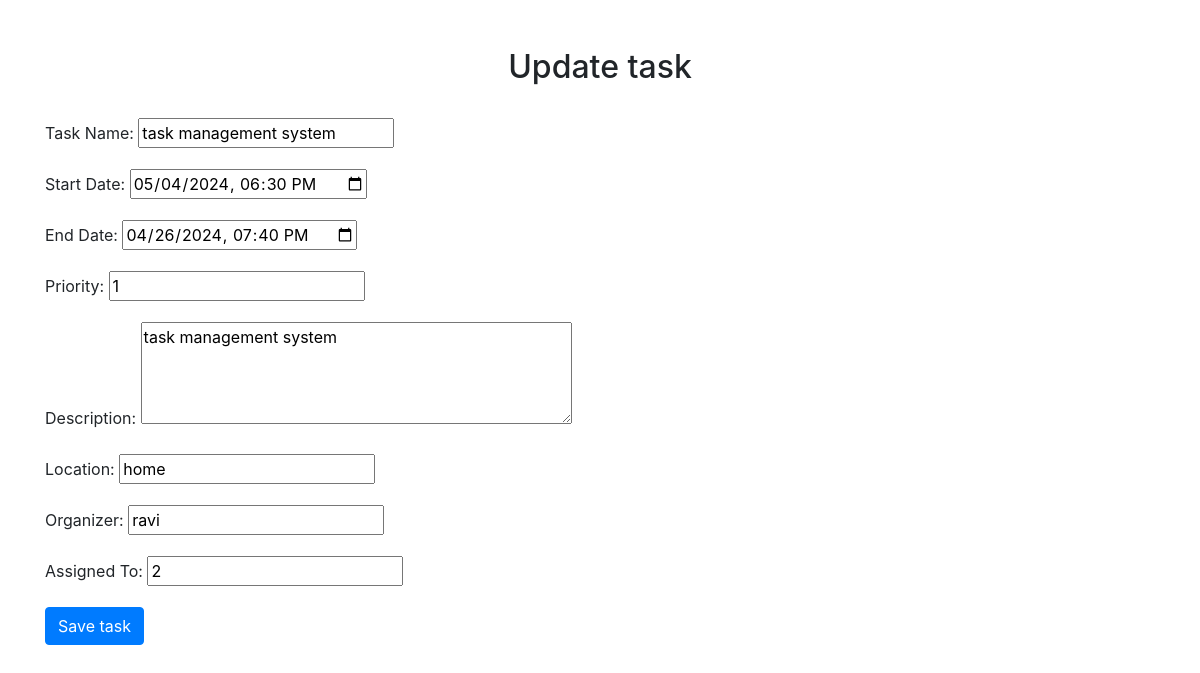
The page /tasks/update/2/ (signed in) on the database its author committed.
### task_management_system_app/models.py (models this page shows)
class Task(models.Model):
    name = models.CharField(max_length=100)
    category = models.ForeignKey(Category, on_delete=models.CASCADE)
    assigned_to = models.ForeignKey(User, on_delete=models.CASCADE, related_name='tasks')
    start_date = models.DateTimeField()
    end_date = models.DateTimeField()
    priority = models.IntegerField(default=1)
    description = models.TextField(default='')
    location = models.CharField(max_length=255, default='')
    organizer = models.CharField(max_length=100, default='')

### task_management_system_app/views.py (the view)
# urls.py: path('tasks/update/<int:task_id>/', views.update_task, name='update_task'),
@login_required
@admin_required
def update_task(request, task_id):
    task = Task.objects.get(pk=task_id)
    if request.method == 'POST':
        form = TaskForm(request.POST, instance=task)
        if form.is_valid():
            form.save()
            return redirect('category_list')  # Redirect to your desired URL after successful update
    else:
        form = TaskForm(instance=task)
    return render(request, 'task_management_system_app/update_task.html', {'form': form})

### task_management_system_app/templates/task_management_system_app/update_task.html (shortened to what this page needs)
{% load static %}
<html lang="en">
  <head>
    <link rel="stylesheet" href="https://maxcdn.bootstrapcdn.com/bootstrap/4.5.2/css/bootstrap.min.css" />
    <link rel="stylesheet" type="css" href="{% static 'style.css' %}">
  </head>
  <body>
    <div class="container mt-5">
      <h2 class="text-center">Update task</h2>
      <br>
      <form method="post" id="updatetaskForm">
        {{ form.as_p }}
        <button type="submit" class="btn btn-primary">Save task</button>
      </form>
    </div>
  </body>
</html>

### rows shown on the page
Task: name "task management system", start_date "05/04/2024 18:30", end_date "04/26/2024 19:40", priority "1", description "task management system", location "home", organizer "ravi", assigned_to "2"
